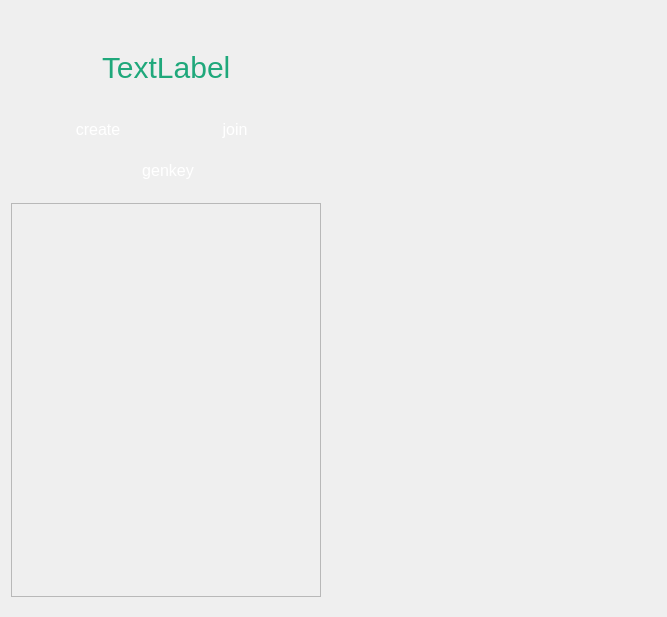
<?xml version="1.0" encoding="UTF-8"?>
<ui version="4.0">
 <class>unionaccount</class>
 <widget class="QWidget" name="unionaccount">
  <property name="geometry">
   <rect>
    <x>0</x>
    <y>0</y>
    <width>667</width>
    <height>617</height>
   </rect>
  </property>
  <property name="windowTitle">
   <string>Form</string>
  </property>
  <layout class="QHBoxLayout" name="horizontalLayout_2">
   <item>
    <widget class="QWidget" name="widget_2" native="true">
     <property name="minimumSize">
      <size>
       <width>310</width>
       <height>0</height>
      </size>
     </property>
     <property name="maximumSize">
      <size>
       <width>310</width>
       <height>16777215</height>
      </size>
     </property>
     <layout class="QVBoxLayout" name="verticalLayout">
      <property name="leftMargin">
       <number>0</number>
      </property>
      <property name="rightMargin">
       <number>0</number>
      </property>
      <item>
       <widget class="QWidget" name="widget_3" native="true">
        <property name="minimumSize">
         <size>
          <width>0</width>
          <height>177</height>
         </size>
        </property>
        <property name="maximumSize">
         <size>
          <width>16777215</width>
          <height>177</height>
         </size>
        </property>
        <layout class="QGridLayout" name="gridLayout_2">
         <item row="0" column="0">
          <widget class="QWidget" name="widget_7" native="true">
           <layout class="QHBoxLayout" name="horizontalLayout_4">
            <item>
             <spacer name="horizontalSpacer">
              <property name="orientation">
               <enum>Qt::Horizontal</enum>
              </property>
              <property name="sizeHint" stdset="0">
               <size>
                <width>40</width>
                <height>20</height>
               </size>
              </property>
             </spacer>
            </item>
            <item>
             <widget class="QLabel" name="label_num">
              <property name="styleSheet">
               <string notr="true">font-size :30px;
color: rgb(31, 168, 123);</string>
              </property>
              <property name="text">
               <string>TextLabel</string>
              </property>
             </widget>
            </item>
            <item>
             <spacer name="horizontalSpacer_2">
              <property name="orientation">
               <enum>Qt::Horizontal</enum>
              </property>
              <property name="sizeHint" stdset="0">
               <size>
                <width>40</width>
                <height>20</height>
               </size>
              </property>
             </spacer>
            </item>
           </layout>
          </widget>
         </item>
         <item row="1" column="0">
          <widget class="QWidget" name="widget_6" native="true">
           <layout class="QGridLayout" name="gridLayout_4">
            <property name="leftMargin">
             <number>13</number>
            </property>
            <property name="topMargin">
             <number>0</number>
            </property>
            <property name="bottomMargin">
             <number>0</number>
            </property>
            <item row="0" column="0">
             <widget class="QWidget" name="widget_5" native="true">
              <layout class="QHBoxLayout" name="horizontalLayout_3">
               <property name="spacing">
                <number>17</number>
               </property>
               <property name="leftMargin">
                <number>5</number>
               </property>
               <property name="topMargin">
                <number>0</number>
               </property>
               <property name="bottomMargin">
                <number>0</number>
               </property>
               <item>
                <widget class="QPushButton" name="createuniaccBtn">
                 <property name="minimumSize">
                  <size>
                   <width>120</width>
                   <height>35</height>
                  </size>
                 </property>
                 <property name="maximumSize">
                  <size>
                   <width>120</width>
                   <height>35</height>
                  </size>
                 </property>
                 <property name="focusPolicy">
                  <enum>Qt::NoFocus</enum>
                 </property>
                 <property name="styleSheet">
                  <string notr="true">background-image: url(:/res/png/buttons/120_35.png);border:none;color: rgb(255,255,255);font-size : 16px;</string>
                 </property>
                 <property name="text">
                  <string>create</string>
                 </property>
                </widget>
               </item>
               <item>
                <widget class="QPushButton" name="joinuniaccBtn">
                 <property name="minimumSize">
                  <size>
                   <width>120</width>
                   <height>35</height>
                  </size>
                 </property>
                 <property name="maximumSize">
                  <size>
                   <width>120</width>
                   <height>35</height>
                  </size>
                 </property>
                 <property name="focusPolicy">
                  <enum>Qt::NoFocus</enum>
                 </property>
                 <property name="styleSheet">
                  <string notr="true">background-image: url(:/res/png/buttons/120_35.png);border:none;color: rgb(255,255,255);font-size : 16px;</string>
                 </property>
                 <property name="text">
                  <string>join</string>
                 </property>
                </widget>
               </item>
              </layout>
             </widget>
            </item>
            <item row="1" column="0">
             <widget class="QWidget" name="widget_8" native="true">
              <layout class="QGridLayout" name="gridLayout_3">
               <property name="leftMargin">
                <number>0</number>
               </property>
               <property name="topMargin">
                <number>0</number>
               </property>
               <property name="rightMargin">
                <number>0</number>
               </property>
               <property name="bottomMargin">
                <number>0</number>
               </property>
               <property name="spacing">
                <number>0</number>
               </property>
               <item row="0" column="0">
                <widget class="QPushButton" name="genkeyBtn">
                 <property name="minimumSize">
                  <size>
                   <width>260</width>
                   <height>35</height>
                  </size>
                 </property>
                 <property name="maximumSize">
                  <size>
                   <width>260</width>
                   <height>35</height>
                  </size>
                 </property>
                 <property name="focusPolicy">
                  <enum>Qt::NoFocus</enum>
                 </property>
                 <property name="styleSheet">
                  <string notr="true">background-image: url(:/res/png/buttons/260_35.png);border:none;color: rgb(255,255,255);font-size : 16px;</string>
                 </property>
                 <property name="text">
                  <string>genkey</string>
                 </property>
                </widget>
               </item>
              </layout>
             </widget>
            </item>
           </layout>
          </widget>
         </item>
        </layout>
       </widget>
      </item>
      <item>
       <widget class="QWidget" name="widget_4" native="true">
        <property name="minimumSize">
         <size>
          <width>310</width>
          <height>0</height>
         </size>
        </property>
        <property name="maximumSize">
         <size>
          <width>310</width>
          <height>16777215</height>
         </size>
        </property>
        <layout class="QGridLayout" name="gridLayout">
         <property name="leftMargin">
          <number>0</number>
         </property>
         <property name="topMargin">
          <number>0</number>
         </property>
         <property name="rightMargin">
          <number>0</number>
         </property>
         <property name="bottomMargin">
          <number>0</number>
         </property>
         <property name="spacing">
          <number>0</number>
         </property>
         <item row="0" column="0">
          <widget class="QScrollArea" name="scrollArea">
           <property name="minimumSize">
            <size>
             <width>310</width>
             <height>0</height>
            </size>
           </property>
           <property name="maximumSize">
            <size>
             <width>310</width>
             <height>16777215</height>
            </size>
           </property>
           <property name="verticalScrollBarPolicy">
            <enum>Qt::ScrollBarAsNeeded</enum>
           </property>
           <property name="horizontalScrollBarPolicy">
            <enum>Qt::ScrollBarAlwaysOff</enum>
           </property>
           <property name="widgetResizable">
            <bool>true</bool>
           </property>
           <widget class="QWidget" name="scrollAreaWidgetContents">
            <property name="geometry">
             <rect>
              <x>0</x>
              <y>0</y>
              <width>308</width>
              <height>377</height>
             </rect>
            </property>
           </widget>
          </widget>
         </item>
        </layout>
       </widget>
      </item>
     </layout>
    </widget>
   </item>
   <item>
    <widget class="QWidget" name="widget" native="true">
     <layout class="QHBoxLayout" name="horizontalLayout">
      <item>
       <widget class="QStackedWidget" name="stackedWidget">
        <widget class="QWidget" name="page"/>
        <widget class="QWidget" name="page_2"/>
       </widget>
      </item>
     </layout>
    </widget>
   </item>
  </layout>
 </widget>
 <resources/>
 <connections/>
</ui>
